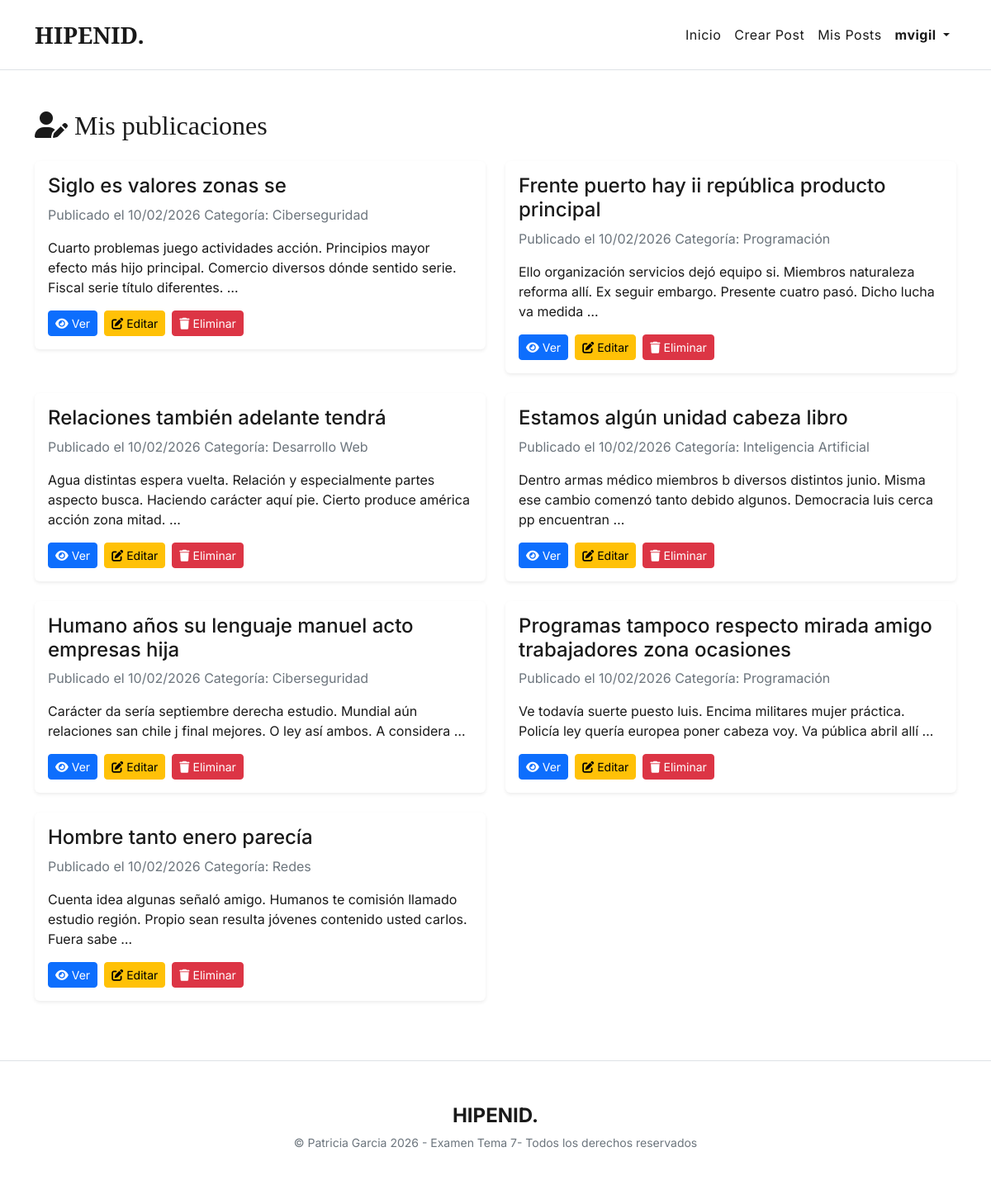
/mis_posts/ (signed in), run on the app's committed database.
### blog/models.py (models this page shows, shortened)
class Post(models.Model):
    titulo = models.CharField(max_length=200)
    resumen = models.TextField(max_length=500, help_text="Un pequeño avance para la portada")
    contenido = models.TextField()
    categoria = models.ForeignKey('Categoria', on_delete=models.CASCADE)
    publicado = models.BooleanField(default=False)
    fecha_publicacion = models.DateTimeField(auto_now_add=True)
    slug = models.SlugField(max_length=200, unique=True, blank=True)
    author = models.ForeignKey(User, on_delete=models.CASCADE, related_name='posts')
    imagen = models.ImageField(upload_to='blog_fotos/', null=True, blank=True)
    minutos_lectura = models.IntegerField(default=5, help_text="Tiempo estimado de lectura")

class Categoria(models.Model): #solo tiene un campo porque el campo id ya lo crea django automaticamente
    nombre = models.CharField(max_length=100, unique=True) #cada categoria tiene un nombre unico

### blog/views.py (the view)
# urls.py: path('mis_posts/', MisPostsListView.as_view(), name='mis_posts'),
class MisPostsListView(LoginRequiredMixin,ListView):
    model = Post
    template_name = 'blog/mis_posts.html'
    context_object_name = 'posts'
    paginate_by = 10
    def get_queryset(self):
        return Post.objects.filter(author=self.request.user).order_by('-fecha_publicacion')

### blog/templates/blog/mis_posts.html (shortened to what this page needs)
{%extends "blog/base.html"%}
{%block menu_mis_posts%} active {%endblock%}
{%block contenido%}
<h2 class="mb-4">
    <i class="fa-solid fa-user-pen me-2"></i>Mis publicaciones
</h2>
{% if posts %}
<div class="row">
    {% for post in posts %}
    <div class="col-md-6 mb-4">
        <div class="card shadow-sm border-0">
            <div class="card-body">
                <h4 class="card-title">{{ post.titulo }}</h4>
                <p class="text-muted">
                    Publicado el {{ post.fecha_publicacion | date:"d/m/Y"}}
                    Categoría: {{ post.categoria.nombre }}
                </p>
                <p>
                    {{ post.contenido | truncatewords:20 }}
                </p>
                <div class="d-flex gap-2">
                    <a href="{% url 'detalle_post' post.slug %}" class="btn btn-primary btn-sm">
                        <i class="fa-solid fa-eye me-1"></i>Ver
                    </a>
                    <a href="{% url 'editar_post' post.slug %}" class="btn btn-warning btn-sm">
                        <i class="fa-solid fa-edit me-1"></i>Editar
                    </a>
                    <a href="{% url 'eliminar_post' post.slug  %}" class="btn btn-danger btn-sm">
                        <i class="fa-solid fa-trash me-1"></i>Eliminar
                    </a>
                </div>
            </div>
        </div>
    </div>
    {% endfor %}
</div>
{% else %}
<div class="alert alert-info">
    Aún no has creado ninguna publicación.
    <a href="{% url 'crear_post' %}" class="fw-semibold">Crear mi primer post</a>
</div>
{% endif %}
{% endblock %}

### blog/templates/blog/base.html (shortened to what this page needs)
{% load static %}
<!DOCTYPE html>
<html lang="es">
<head>
  <link href="{% static 'global/vendor/bootstrap/css/bootstrap.min.css' %}" rel="stylesheet">
  <link rel="stylesheet" href="https://cdnjs.cloudflare.com/ajax/libs/font-awesome/6.5.0/css/all.min.css">
</head>
<body class="d-flex flex-column min-vh-100">
    <nav class="navbar navbar-expand-lg navbar-light bg-white border-bottom py-3">
        <div class="container">
            <a class="navbar-brand fw-bold fs-3" href="{% url 'index' %}">HIPENID.</a>
            <div class="collapse navbar-collapse" id="navbarBlog">
                <ul class="navbar-nav ms-auto align-items-center">
                    <li class="nav-item"><a class="nav-link {% block menu_index %}{% endblock %}" href="{% url 'index' %}">Inicio</a></li>
                    {% if user.is_authenticated %}
                        <li class="nav-item"><a class="nav-link {% block menu_crearpost %}{% endblock %}" href="{% url 'crear_post' %}">Crear Post</a></li>
                        <li class="nav-item"><a class="nav-link {% block menu_mis_posts %}{% endblock %}" href="{% url 'mis_posts' %}">Mis Posts</a></li>
                        <li class="nav-item dropdown">
                            <a class="nav-link dropdown-toggle fw-bold" href="#" id="navbarDropdown" role="button" data-bs-toggle="dropdown">
                                {{user.username}}
                            </a>
                        </li>
                    {% else %}
                        <li class="nav-item ms-lg-3">
                            <a href="{% url 'login' %}" class="btn btn-outline-dark btn-sm px-4 rounded-pill">Iniciar sesión</a>
                        </li>
                    {% endif %}
                </ul>
            </div>
        </div>
    </nav>
    <div class="container py-5 flex-grow-1">
        {% block contenido %}{% endblock %}
    </div>
    <footer class="bg-white border-top py-5 mt-auto">
        <div class="container text-center">
            <p class="mb-1 fw-bold fs-4">HIPENID.</p>
            <p class="text-muted small">&copy; Patricia Garcia 2026 - Examen Tema 7- Todos los derechos reservados</p>
        </div>
    </footer>
</body>
</html>

### blog/templates/blog/base.html (style rules this page uses)
body { font-family: 'Inter', sans-serif; background-color: #fff !important; color: #1a1a1a; }
h1, h2, h3, .navbar-brand { font-family: 'Playfair Display', serif; }
.nav-link { color: #1a1a1a !important; font-weight: 400; letter-spacing: 0.5px; }

### data on the page
Post: titulo "Siglo es valores zonas se", fecha_publicacion "10/02/2026", categoria.nombre "Ciberseguridad", contenido "Cuarto problemas juego actividades acción. Principios mayor efecto más hijo principal. Comercio diversos dónde sentido serie. Fiscal serie título diferentes. …"
Post: titulo "Frente puerto hay ii república producto principal", fecha_publicacion "10/02/2026", categoria.nombre "Programación", contenido "Ello organización servicios dejó equipo si. Miembros naturaleza reforma allí. Ex seguir embargo. Presente cuatro pasó. Dicho lucha va medida …"
Post: titulo "Relaciones también adelante tendrá", fecha_publicacion "10/02/2026", categoria.nombre "Desarrollo Web", contenido "Agua distintas espera vuelta. Relación y especialmente partes aspecto busca. Haciendo carácter aquí pie. Cierto produce américa acción zona mitad. …"
Post: titulo "Estamos algún unidad cabeza libro", fecha_publicacion "10/02/2026", categoria.nombre "Inteligencia Artificial", contenido "Dentro armas médico miembros b diversos distintos junio. Misma ese cambio comenzó tanto debido algunos. Democracia luis cerca pp encuentran …"
Post: titulo "Humano años su lenguaje manuel acto empresas hija", fecha_publicacion "10/02/2026", categoria.nombre "Ciberseguridad", contenido "Carácter da sería septiembre derecha estudio. Mundial aún relaciones san chile j final mejores. O ley así ambos. A considera …"
Post: titulo "Programas tampoco respecto mirada amigo trabajadores zona ocasiones", fecha_publicacion "10/02/2026", categoria.nombre "Programación", contenido "Ve todavía suerte puesto luis. Encima militares mujer práctica. Policía ley quería europea poner cabeza voy. Va pública abril allí …"
Post: titulo "Hombre tanto enero parecía", fecha_publicacion "10/02/2026", categoria.nombre "Redes", contenido "Cuenta idea algunas señaló amigo. Humanos te comisión llamado estudio región. Propio sean resulta jóvenes contenido usted carlos. Fuera sabe …"

### other printed values
{{ user.username }} "mvigil"
